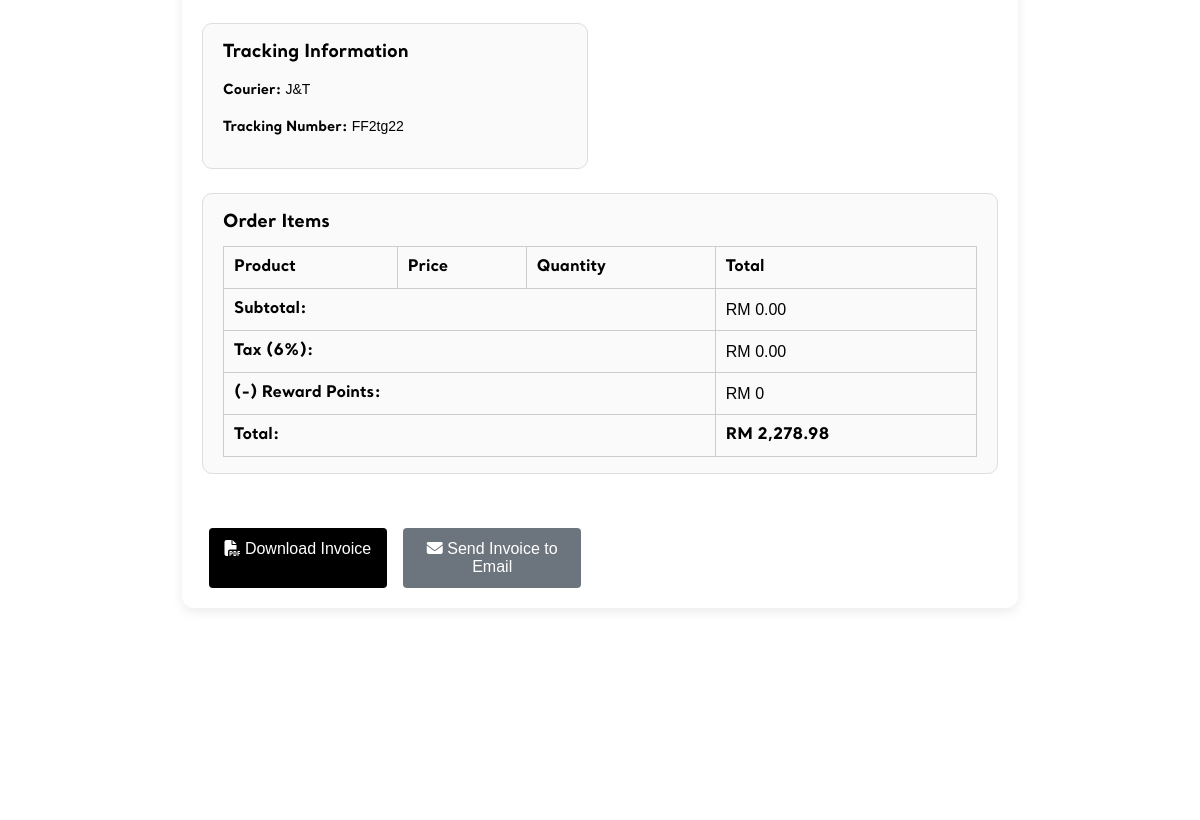
Before: /page/cust_viewOrder.php?id=124 (signed in, middle part) with the older database file.
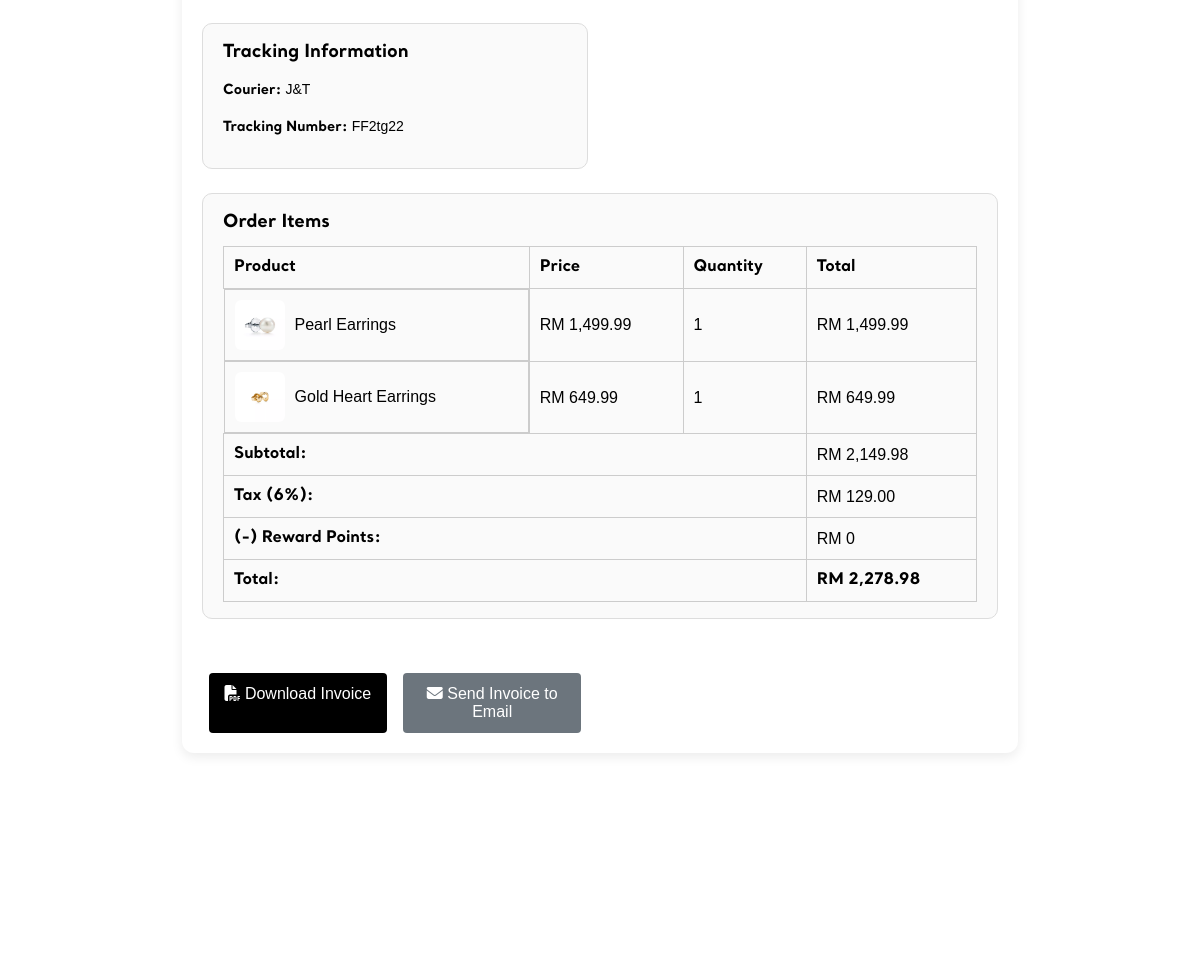
After: the same page with the newer database file.
### tables this page shows
CREATE TABLE `order_items` (
  `order_item_id` int(11) NOT NULL,
  `order_id` int(11) NOT NULL,
  `prod_id` char(4) NOT NULL,
  `quantity` int(11) NOT NULL,
  `price` decimal(10,2) NOT NULL
);

CREATE TABLE `product` (
  `prod_id` char(4) NOT NULL,
  `prod_name` varchar(100) NOT NULL,
  `prod_desc` varchar(200) NOT NULL,
  `price` double(7,2) NOT NULL,
  `quantity` int(4) NOT NULL,
  `cat_id` char(4) NOT NULL,
  `image` varchar(100) NOT NULL
);

### page/cust_viewOrder.php (the view, shortened to what the changed rows need)
<?php
require '../_base.php';
$orderId = $_GET['id'] ?? null;
try {
    $itemStmt = $_db->prepare("
        SELECT oi.*, p.prod_name, p.image
        FROM order_items oi
        JOIN product p ON oi.prod_id = p.prod_id
        WHERE oi.order_id = ?
    ");
    $itemStmt->execute([$orderId]);
    $orderItems = $itemStmt->fetchAll(PDO::FETCH_ASSOC);
} catch (Exception $e) {
    error_log("View Order Error: " . $e->getMessage());
    header('Location: mypurchase.php');
    exit;
}
include '../_head.php';
?>
<div class="custView-order-details-page">
    <div class="custView-order-details-grid">
        <div class="custView-detail-card full-width">
            <div class="custView-card-content">
                <table class="custView-order-items-table">
                    <thead>
                        <tr>
                            <th>Product</th>
                            <th>Price</th>
                            <th>Quantity</th>
                            <th>Total</th>
                        </tr>
                    </thead>
                    <tbody>
                        <?php
                        $subtotal = 0;
                        foreach ($orderItems as $item):
                            $subtotal += $item['price'] * $item['quantity'];
                        ?>
                            <?php
                                $productImage = '../images/no-image.png';
                                if (!empty($item['image'])) {
                                    $imageData = json_decode($item['image'], true);
                                    if ($imageData) {
                                        $imageFile = is_array($imageData) ? $imageData[0] : $imageData;
                                        $productImage = '../images/products/' . $imageFile;
                                    }
                                }
                            ?>
                            <tr>
                                <td class="custView-product-cell">
                                    <div class="custView-product-info">
                                        <img src="<?= $productImage ?>" alt="<?= htmlspecialchars($item['prod_name']) ?>" class="custView-product-thumb">
                                        <span><?= htmlspecialchars($item['prod_name']) ?></span>
                                    </div>
                                </td>
                                <td>RM <?= number_format($item['price'], 2) ?></td>
                                <td><?= $item['quantity'] ?></td>
                                <td>RM <?= number_format($item['price'] * $item['quantity'], 2) ?></td>
                            </tr>
                        <?php endforeach; ?>
                    </tbody>
                    <tfoot>
                        <tr>
                            <td colspan="3" class="custView-text-right"><strong>Subtotal:</strong></td>
                            <td>RM <?= number_format($subtotal, 2) ?></td>
                        </tr>
                        <tr>
                            <td colspan="3" class="custView-text-right"><strong>Tax (6%):</strong></td>
                            <td>RM <?= number_format($subtotal * 0.06, 2) ?></td>
                        </tr>
                    </tfoot>
                </table>
            </div>
        </div>
    </div>
</div>
<?php include '../_foot.php'; ?>

Changed rows visible on the page:
added order_items: shows a picture, prod.prod_name "Pearl Earrings", price "1,499.99", quantity "1", $item['price'] * $item['quantity'] "1,499.99"
added order_items: shows a picture, prod.prod_name "Gold Heart Earrings", price "649.99", quantity "1", $item['price']*$item['quantity'] "649.99"
Other visible differences:
$subtotal: "0.00" → "2,149.98"
$subtotal * 0.06: "0.00" → "129.00"
